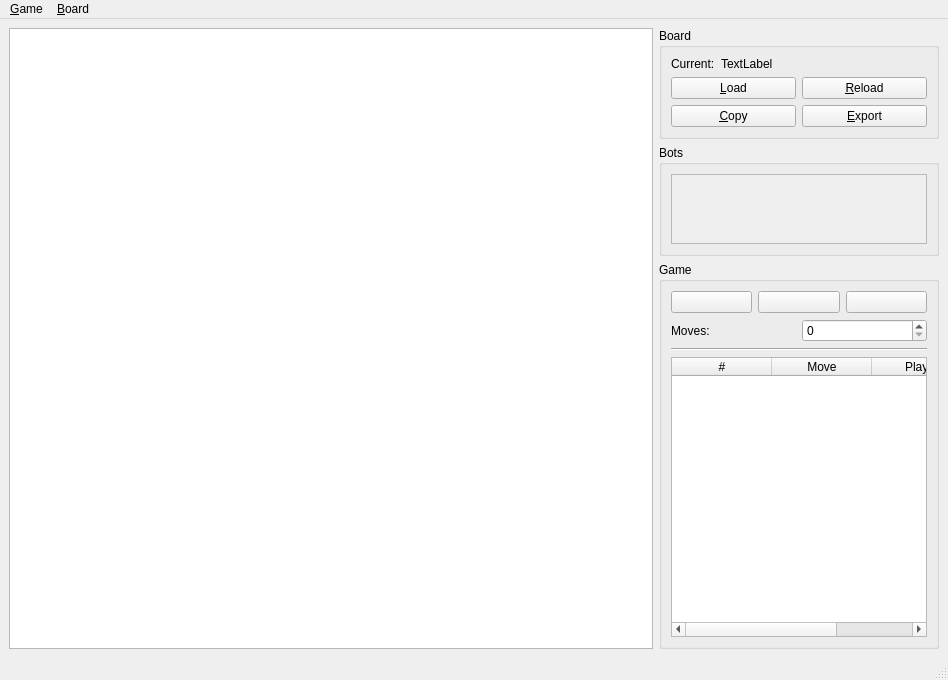
<?xml version="1.0" encoding="UTF-8"?>
<ui version="4.0">
 <class>MainWindow</class>
 <widget class="QMainWindow" name="MainWindow">
  <property name="geometry">
   <rect>
    <x>0</x>
    <y>0</y>
    <width>948</width>
    <height>680</height>
   </rect>
  </property>
  <property name="windowTitle">
   <string>ISChess</string>
  </property>
  <property name="windowIcon">
   <iconset>
    <normaloff>assets/icon.png</normaloff>assets/icon.png</iconset>
  </property>
  <widget class="QWidget" name="centralWidget">
   <layout class="QHBoxLayout" name="horizontalLayout">
    <item>
     <widget class="QGraphicsView" name="chessboardView">
      <property name="sizePolicy">
       <sizepolicy hsizetype="Expanding" vsizetype="Expanding">
        <horstretch>0</horstretch>
        <verstretch>0</verstretch>
       </sizepolicy>
      </property>
     </widget>
    </item>
    <item>
     <layout class="QVBoxLayout" name="settingsPanel">
      <item>
       <widget class="QGroupBox" name="boardGroup">
        <property name="sizePolicy">
         <sizepolicy hsizetype="Preferred" vsizetype="Fixed">
          <horstretch>0</horstretch>
          <verstretch>0</verstretch>
         </sizepolicy>
        </property>
        <property name="title">
         <string>Board</string>
        </property>
        <layout class="QVBoxLayout" name="verticalLayout_2">
         <item>
          <layout class="QHBoxLayout" name="currentBoard">
           <item>
            <widget class="QLabel" name="currentBoardLabel">
             <property name="sizePolicy">
              <sizepolicy hsizetype="Maximum" vsizetype="Preferred">
               <horstretch>0</horstretch>
               <verstretch>0</verstretch>
              </sizepolicy>
             </property>
             <property name="text">
              <string>Current:</string>
             </property>
            </widget>
           </item>
           <item>
            <widget class="QLabel" name="currentBoardValue">
             <property name="text">
              <string>TextLabel</string>
             </property>
            </widget>
           </item>
          </layout>
         </item>
         <item>
          <layout class="QGridLayout" name="boardActions">
           <item row="0" column="0">
            <widget class="QPushButton" name="loadBoard">
             <property name="toolTip">
              <string>Load a board from a file</string>
             </property>
             <property name="statusTip">
              <string>Load a board from a file</string>
             </property>
             <property name="text">
              <string>&amp;Load</string>
             </property>
            </widget>
           </item>
           <item row="1" column="0">
            <widget class="QPushButton" name="copyBoard">
             <property name="toolTip">
              <string>Copy the board as FEN</string>
             </property>
             <property name="statusTip">
              <string>Copy the board as FEN</string>
             </property>
             <property name="text">
              <string>&amp;Copy</string>
             </property>
            </widget>
           </item>
           <item row="1" column="1">
            <widget class="QPushButton" name="exportBoard">
             <property name="toolTip">
              <string>Export the board to a file</string>
             </property>
             <property name="statusTip">
              <string>Export the board to a file</string>
             </property>
             <property name="text">
              <string>&amp;Export</string>
             </property>
            </widget>
           </item>
           <item row="0" column="1">
            <widget class="QPushButton" name="reloadBoard">
             <property name="toolTip">
              <string>Reload the current board</string>
             </property>
             <property name="statusTip">
              <string>Reload the current board</string>
             </property>
             <property name="text">
              <string>&amp;Reload</string>
             </property>
            </widget>
           </item>
          </layout>
         </item>
        </layout>
       </widget>
      </item>
      <item>
       <widget class="QGroupBox" name="botsGroup">
        <property name="sizePolicy">
         <sizepolicy hsizetype="Preferred" vsizetype="Maximum">
          <horstretch>0</horstretch>
          <verstretch>0</verstretch>
         </sizepolicy>
        </property>
        <property name="title">
         <string>Bots</string>
        </property>
        <layout class="QVBoxLayout" name="verticalLayout_3">
         <property name="sizeConstraint">
          <enum>QLayout::SetMaximumSize</enum>
         </property>
         <item>
          <widget class="QScrollArea" name="botsScrollArea">
           <property name="sizePolicy">
            <sizepolicy hsizetype="Preferred" vsizetype="Maximum">
             <horstretch>0</horstretch>
             <verstretch>0</verstretch>
            </sizepolicy>
           </property>
           <property name="horizontalScrollBarPolicy">
            <enum>Qt::ScrollBarAlwaysOff</enum>
           </property>
           <property name="sizeAdjustPolicy">
            <enum>QAbstractScrollArea::AdjustToContents</enum>
           </property>
           <property name="widgetResizable">
            <bool>true</bool>
           </property>
           <widget class="QWidget" name="botsList">
            <property name="geometry">
             <rect>
              <x>0</x>
              <y>0</y>
              <width>254</width>
              <height>18</height>
             </rect>
            </property>
            <property name="sizePolicy">
             <sizepolicy hsizetype="Preferred" vsizetype="Fixed">
              <horstretch>0</horstretch>
              <verstretch>0</verstretch>
             </sizepolicy>
            </property>
            <layout class="QVBoxLayout" name="verticalLayout_5">
             <property name="sizeConstraint">
              <enum>QLayout::SetMinAndMaxSize</enum>
             </property>
            </layout>
           </widget>
          </widget>
         </item>
        </layout>
       </widget>
      </item>
      <item>
       <widget class="QGroupBox" name="gameGroup">
        <property name="sizePolicy">
         <sizepolicy hsizetype="Preferred" vsizetype="Preferred">
          <horstretch>0</horstretch>
          <verstretch>0</verstretch>
         </sizepolicy>
        </property>
        <property name="title">
         <string>Game</string>
        </property>
        <layout class="QVBoxLayout" name="verticalLayout_4">
         <item>
          <layout class="QHBoxLayout" name="moveActions">
           <item>
            <widget class="QPushButton" name="prevMove">
             <property name="toolTip">
              <string>Undo the last move</string>
             </property>
             <property name="statusTip">
              <string>Undo the last move</string>
             </property>
             <property name="text">
              <string/>
             </property>
             <property name="icon">
              <iconset theme="edit-undo">
               <normaloff>.</normaloff>.</iconset>
             </property>
            </widget>
           </item>
           <item>
            <widget class="QPushButton" name="startStop">
             <property name="toolTip">
              <string>Start/Stop the game</string>
             </property>
             <property name="statusTip">
              <string>Start/Stop the game</string>
             </property>
             <property name="text">
              <string/>
             </property>
             <property name="icon">
              <iconset theme="media-playback-start">
               <normaloff>../../../.designer/backup</normaloff>../../../.designer/backup</iconset>
             </property>
            </widget>
           </item>
           <item>
            <widget class="QPushButton" name="nextMove">
             <property name="toolTip">
              <string>Redo the next move</string>
             </property>
             <property name="statusTip">
              <string>Redo the next move</string>
             </property>
             <property name="text">
              <string/>
             </property>
             <property name="icon">
              <iconset theme="edit-redo">
               <normaloff>.</normaloff>.</iconset>
             </property>
            </widget>
           </item>
          </layout>
         </item>
         <item>
          <layout class="QHBoxLayout" name="autoMoves">
           <item>
            <widget class="QLabel" name="autoMovesLabel">
             <property name="text">
              <string>Moves:</string>
             </property>
             <property name="buddy">
              <cstring>autoMovesCount</cstring>
             </property>
            </widget>
           </item>
           <item>
            <widget class="QSpinBox" name="autoMovesCount"/>
           </item>
          </layout>
         </item>
         <item>
          <widget class="Line" name="movesSep">
           <property name="sizePolicy">
            <sizepolicy hsizetype="Minimum" vsizetype="Fixed">
             <horstretch>0</horstretch>
             <verstretch>0</verstretch>
            </sizepolicy>
           </property>
           <property name="orientation">
            <enum>Qt::Horizontal</enum>
           </property>
          </widget>
         </item>
         <item>
          <widget class="QTableWidget" name="movesList">
           <property name="enabled">
            <bool>true</bool>
           </property>
           <property name="sizePolicy">
            <sizepolicy hsizetype="Minimum" vsizetype="Minimum">
             <horstretch>0</horstretch>
             <verstretch>0</verstretch>
            </sizepolicy>
           </property>
           <property name="minimumSize">
            <size>
             <width>0</width>
             <height>64</height>
            </size>
           </property>
           <property name="editTriggers">
            <set>QAbstractItemView::NoEditTriggers</set>
           </property>
           <property name="showGrid">
            <bool>true</bool>
           </property>
           <attribute name="horizontalHeaderMinimumSectionSize">
            <number>20</number>
           </attribute>
           <attribute name="horizontalHeaderDefaultSectionSize">
            <number>100</number>
           </attribute>
           <attribute name="horizontalHeaderStretchLastSection">
            <bool>true</bool>
           </attribute>
           <attribute name="verticalHeaderStretchLastSection">
            <bool>false</bool>
           </attribute>
           <column>
            <property name="text">
             <string>#</string>
            </property>
           </column>
           <column>
            <property name="text">
             <string>Move</string>
            </property>
           </column>
           <column>
            <property name="text">
             <string>Player</string>
            </property>
           </column>
          </widget>
         </item>
        </layout>
       </widget>
      </item>
     </layout>
    </item>
   </layout>
  </widget>
  <widget class="QMenuBar" name="menubar">
   <property name="geometry">
    <rect>
     <x>0</x>
     <y>0</y>
     <width>948</width>
     <height>22</height>
    </rect>
   </property>
   <widget class="QMenu" name="menuBoard">
    <property name="title">
     <string>&amp;Board</string>
    </property>
    <addaction name="actionLoad"/>
    <addaction name="actionReload"/>
    <addaction name="actionCopy"/>
    <addaction name="actionExport"/>
   </widget>
   <widget class="QMenu" name="menuGame">
    <property name="title">
     <string>&amp;Game</string>
    </property>
    <addaction name="actionTournamentMode"/>
    <addaction name="actionStart"/>
    <addaction name="actionUndo"/>
    <addaction name="actionRedo"/>
    <addaction name="actionQuit"/>
   </widget>
   <addaction name="menuGame"/>
   <addaction name="menuBoard"/>
  </widget>
  <widget class="QStatusBar" name="statusbar"/>
  <action name="actionLoad">
   <property name="icon">
    <iconset theme="SP_DirOpenIcon"/>
   </property>
   <property name="text">
    <string>&amp;Load</string>
   </property>
   <property name="toolTip">
    <string>Load a board from a file</string>
   </property>
   <property name="statusTip">
    <string>Load a board from a file</string>
   </property>
   <property name="shortcut">
    <string>Ctrl+L</string>
   </property>
  </action>
  <action name="actionReload">
   <property name="text">
    <string>&amp;Reload</string>
   </property>
   <property name="toolTip">
    <string>Reload the current board</string>
   </property>
   <property name="statusTip">
    <string>Reload the current board</string>
   </property>
   <property name="shortcut">
    <string>Ctrl+R</string>
   </property>
  </action>
  <action name="actionCopy">
   <property name="text">
    <string>&amp;Copy</string>
   </property>
   <property name="toolTip">
    <string>Copy the board as FEN</string>
   </property>
   <property name="statusTip">
    <string>Copy the board as FEN</string>
   </property>
   <property name="shortcut">
    <string>Ctrl+C</string>
   </property>
  </action>
  <action name="actionExport">
   <property name="icon">
    <iconset theme="SP_DriveFDIcon"/>
   </property>
   <property name="text">
    <string>&amp;Export</string>
   </property>
   <property name="toolTip">
    <string>Export the board to a file</string>
   </property>
   <property name="statusTip">
    <string>Export the board to a file</string>
   </property>
   <property name="shortcut">
    <string>Ctrl+E</string>
   </property>
  </action>
  <action name="actionTournamentMode">
   <property name="text">
    <string>Tournament</string>
   </property>
   <property name="toolTip">
    <string>Enter tournament mode</string>
   </property>
   <property name="statusTip">
    <string>Enter tournament mode</string>
   </property>
   <property name="shortcut">
    <string>Ctrl+0</string>
   </property>
  </action>
  <action name="actionStart">
   <property name="text">
    <string>&amp;Start/Stop</string>
   </property>
   <property name="toolTip">
    <string>Start/Stop the game</string>
   </property>
   <property name="statusTip">
    <string>Start/Stop the game</string>
   </property>
   <property name="shortcut">
    <string>Ctrl+Space</string>
   </property>
  </action>
  <action name="actionUndo">
   <property name="text">
    <string>Undo</string>
   </property>
   <property name="toolTip">
    <string>Undo the last move</string>
   </property>
   <property name="statusTip">
    <string>Undo the last move</string>
   </property>
   <property name="shortcut">
    <string>Ctrl+Z</string>
   </property>
  </action>
  <action name="actionRedo">
   <property name="text">
    <string>Redo</string>
   </property>
   <property name="toolTip">
    <string>Redo the next move</string>
   </property>
   <property name="statusTip">
    <string>Redo the next move</string>
   </property>
   <property name="shortcut">
    <string>Ctrl+Y</string>
   </property>
  </action>
  <action name="actionQuit">
   <property name="text">
    <string>&amp;Quit</string>
   </property>
   <property name="statusTip">
    <string>Quit</string>
   </property>
   <property name="shortcut">
    <string>Ctrl+Q</string>
   </property>
  </action>
 </widget>
 <tabstops>
  <tabstop>chessboardView</tabstop>
  <tabstop>loadBoard</tabstop>
  <tabstop>reloadBoard</tabstop>
  <tabstop>copyBoard</tabstop>
  <tabstop>exportBoard</tabstop>
  <tabstop>botsScrollArea</tabstop>
  <tabstop>prevMove</tabstop>
  <tabstop>startStop</tabstop>
  <tabstop>nextMove</tabstop>
  <tabstop>autoMovesCount</tabstop>
  <tabstop>movesList</tabstop>
 </tabstops>
 <resources/>
 <connections>
  <connection>
   <sender>loadBoard</sender>
   <signal>clicked()</signal>
   <receiver>actionLoad</receiver>
   <slot>trigger()</slot>
   <hints>
    <hint type="sourcelabel">
     <x>732</x>
     <y>102</y>
    </hint>
    <hint type="destinationlabel">
     <x>-1</x>
     <y>-1</y>
    </hint>
   </hints>
  </connection>
  <connection>
   <sender>exportBoard</sender>
   <signal>clicked()</signal>
   <receiver>actionExport</receiver>
   <slot>trigger()</slot>
   <hints>
    <hint type="sourcelabel">
     <x>862</x>
     <y>133</y>
    </hint>
    <hint type="destinationlabel">
     <x>-1</x>
     <y>-1</y>
    </hint>
   </hints>
  </connection>
  <connection>
   <sender>copyBoard</sender>
   <signal>clicked()</signal>
   <receiver>actionCopy</receiver>
   <slot>trigger()</slot>
   <hints>
    <hint type="sourcelabel">
     <x>732</x>
     <y>133</y>
    </hint>
    <hint type="destinationlabel">
     <x>-1</x>
     <y>-1</y>
    </hint>
   </hints>
  </connection>
  <connection>
   <sender>reloadBoard</sender>
   <signal>clicked()</signal>
   <receiver>actionReload</receiver>
   <slot>trigger()</slot>
   <hints>
    <hint type="sourcelabel">
     <x>862</x>
     <y>102</y>
    </hint>
    <hint type="destinationlabel">
     <x>-1</x>
     <y>-1</y>
    </hint>
   </hints>
  </connection>
  <connection>
   <sender>nextMove</sender>
   <signal>clicked()</signal>
   <receiver>actionRedo</receiver>
   <slot>trigger()</slot>
   <hints>
    <hint type="sourcelabel">
     <x>884</x>
     <y>342</y>
    </hint>
    <hint type="destinationlabel">
     <x>-1</x>
     <y>-1</y>
    </hint>
   </hints>
  </connection>
  <connection>
   <sender>startStop</sender>
   <signal>clicked()</signal>
   <receiver>actionStart</receiver>
   <slot>trigger()</slot>
   <hints>
    <hint type="sourcelabel">
     <x>797</x>
     <y>342</y>
    </hint>
    <hint type="destinationlabel">
     <x>-1</x>
     <y>-1</y>
    </hint>
   </hints>
  </connection>
  <connection>
   <sender>prevMove</sender>
   <signal>clicked()</signal>
   <receiver>actionUndo</receiver>
   <slot>trigger()</slot>
   <hints>
    <hint type="sourcelabel">
     <x>711</x>
     <y>342</y>
    </hint>
    <hint type="destinationlabel">
     <x>-1</x>
     <y>-1</y>
    </hint>
   </hints>
  </connection>
  <connection>
   <sender>actionQuit</sender>
   <signal>triggered()</signal>
   <receiver>MainWindow</receiver>
   <slot>close()</slot>
   <hints>
    <hint type="sourcelabel">
     <x>-1</x>
     <y>-1</y>
    </hint>
    <hint type="destinationlabel">
     <x>473</x>
     <y>339</y>
    </hint>
   </hints>
  </connection>
 </connections>
</ui>
